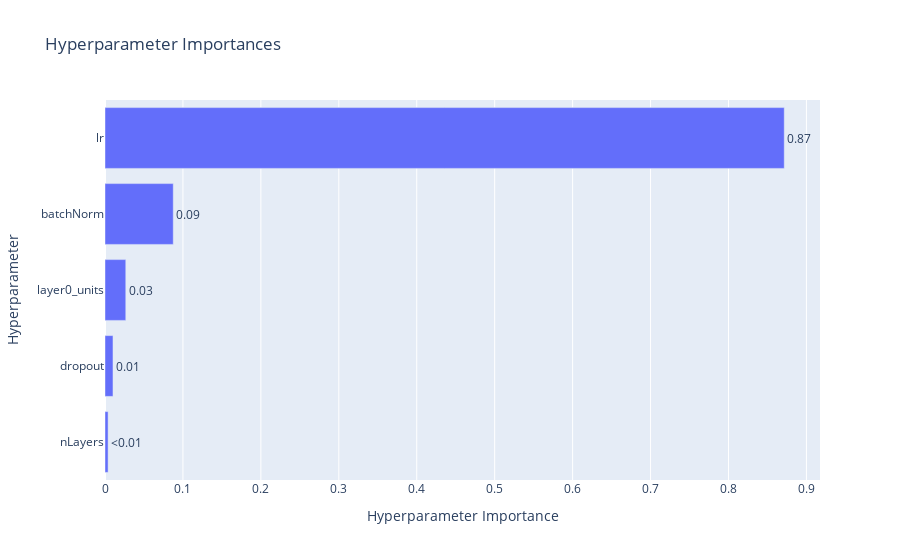

Notebook code for this chart:
### Code cell
plot_param_importances(study)

### Figure 1 — Plotly figure (JSON) as saved in the notebook; plotly's stock layout.template omitted (floating-point values rounded to 4 significant figures)
{"data": [{"cliponaxis": false, "hovertemplate": ["nLayers (IntDistribution): 0.0039741361278954656<extra></extra>", "dropout (CategoricalDistribution): 0.010240120574437152<extra></extra>", "layer0_units (CategoricalDistribution): 0.026659831452269953<extra></extra>", "batchNorm (CategoricalDistribution): 0.0875692293683184<extra></extra>", "lr (FloatDistribution): 0.8715566824770792<extra></extra>"], "name": "Objective Value", "orientation": "h", "text": ["<0.01", "0.01", "0.03", "0.09", "0.87"], "textposition": "outside", "type": "bar", "x": [0.003974, 0.01024, 0.02666, 0.08757, 0.8716], "y": ["nLayers", "dropout", "layer0_units", "batchNorm", "lr"]}], "layout": {"autosize": true, "title": {"text": "Hyperparameter Importances"}, "xaxis": {"autorange": true, "range": [0, 0.9174], "title": {"text": "Hyperparameter Importance"}, "type": "linear"}, "yaxis": {"autorange": true, "range": [-0.5, 4.5], "title": {"text": "Hyperparameter"}, "type": "category"}}}
